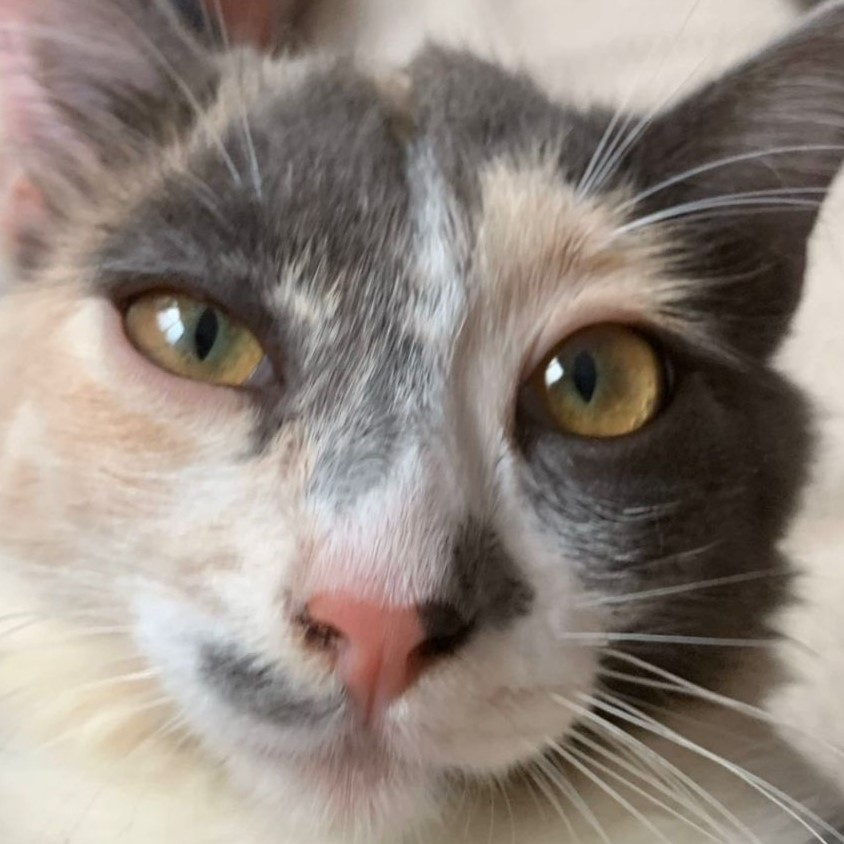
#> input picture Work-1/img/teste8.jpg, 844 x 844 px
$ python -i watershed.py   (imports and definitions only)
#> lines starting #> are read from the running program, lines starting #| are printed output that depends on the picture; after the words box and inside, x2 and y2 are one past the last pixel; in counts of white or black regions, pixels touching at a corner belong together
#> further down, picture is the input picture: shape (844, 844, 3); mean B, G, R 125.3, 133.5, 144.3
import cv2
import numpy as np

def watershed_segmentation(image):
    # Converte a imagem para escala de cinza
    gray = cv2.cvtColor(image, cv2.COLOR_BGR2GRAY)
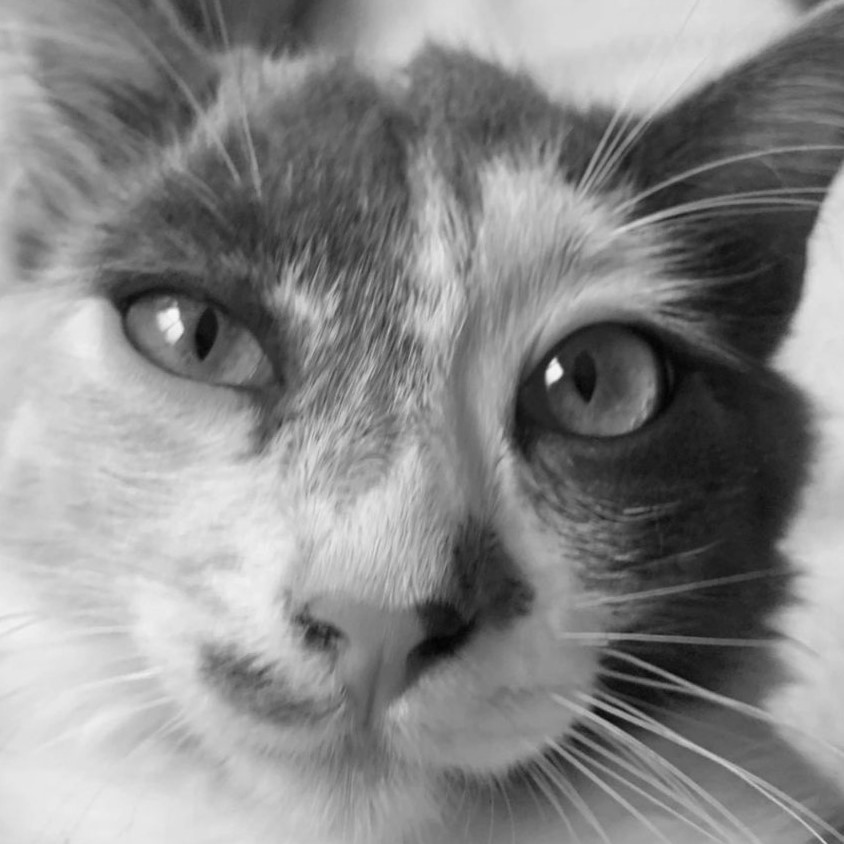
#> gray: shape (844, 844); min 3, max 250, mean 135.8

    # Aplica um filtro gaussiano para reduzir o ruído
    blurred = cv2.GaussianBlur(gray, (5, 5), 0)

    # Aplica a detecção de bordas Canny
    edges = cv2.Canny(blurred, 30, 100)
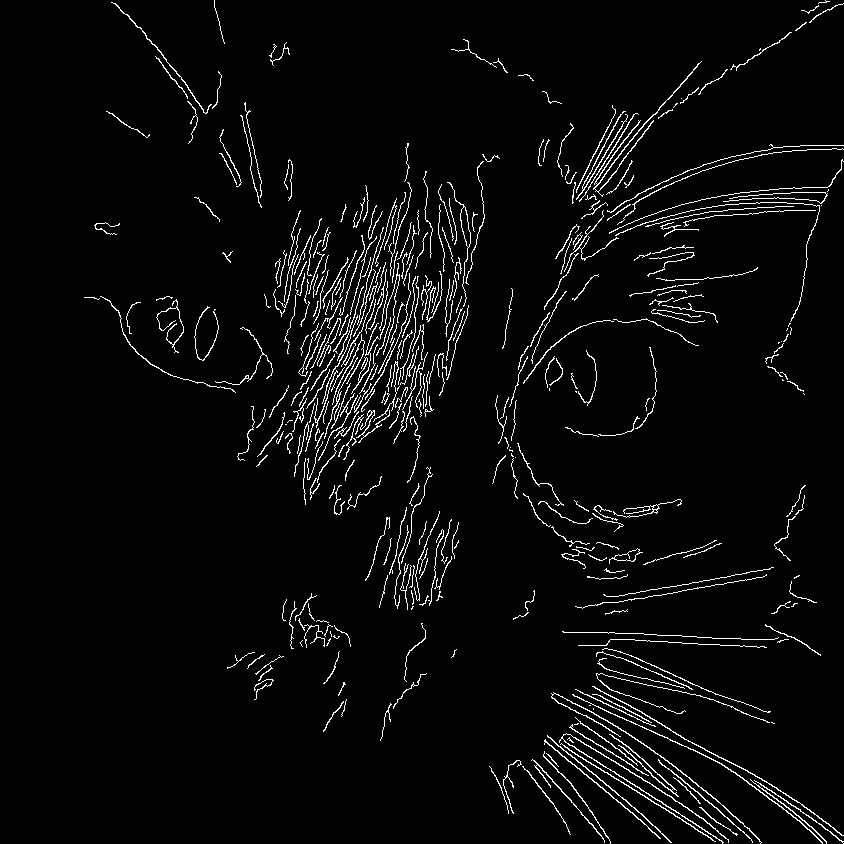
#> edges: shape (844, 844); 3.7% white in thin lines or dots

    # Encontra os contornos na imagem
    contours, _ = cv2.findContours(edges, cv2.RETR_EXTERNAL, cv2.CHAIN_APPROX_SIMPLE)
#> contours = 392 contours, 332 with area under 20; largest, box (x1, y1, x2, y2) and area: (447, 182, 471, 307) 240, (559, 733, 729, 844) 190, (593, 61, 702, 197) 188, (551, 692, 762, 844) 165, (609, 548, 643, 564) 164

    # Cria uma máscara para os marcadores
    markers = np.zeros(gray.shape, dtype=np.int32)

    # Desenha os contornos como marcadores
    for i in range(len(contours)):
        cv2.drawContours(markers, contours, i, (i+1), -1)
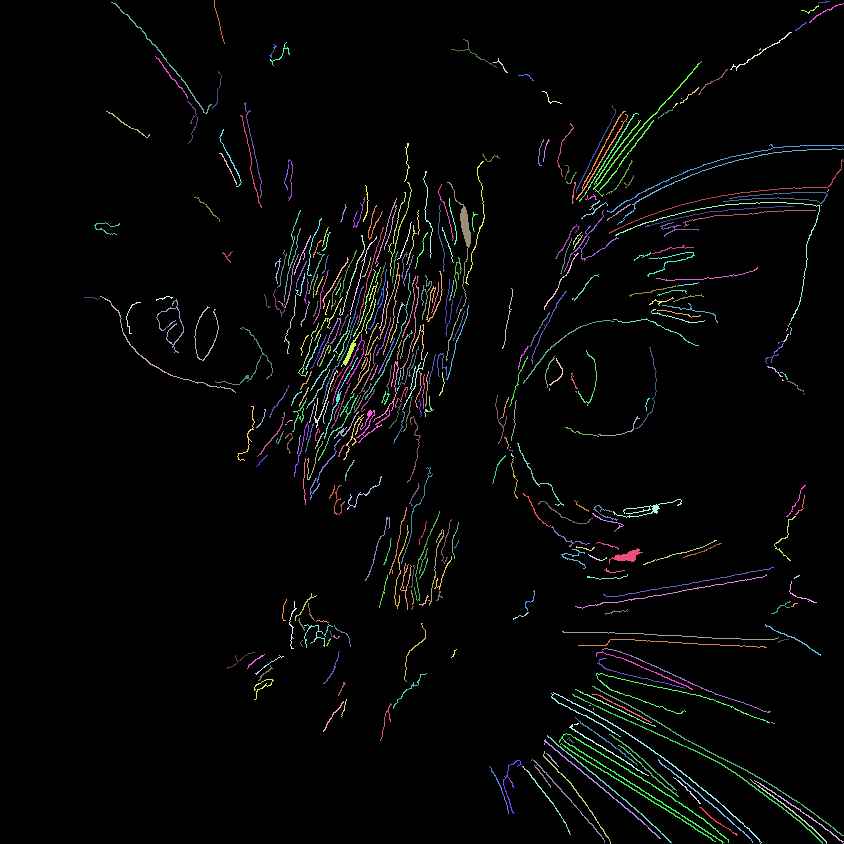
#> markers: shape (844, 844) int32; 393 distinct labels, from 0 to 392; one colour per label, 0 black

    # Adiciona o fundo como marcador
    cv2.circle(markers, (5, 5), 3, (255, 255, 255), -1)
#> markers: shape (844, 844) int32; 393 distinct labels, from 0 to 392

    # Aplica o algoritmo Watershed
    markers = cv2.watershed(image, markers)
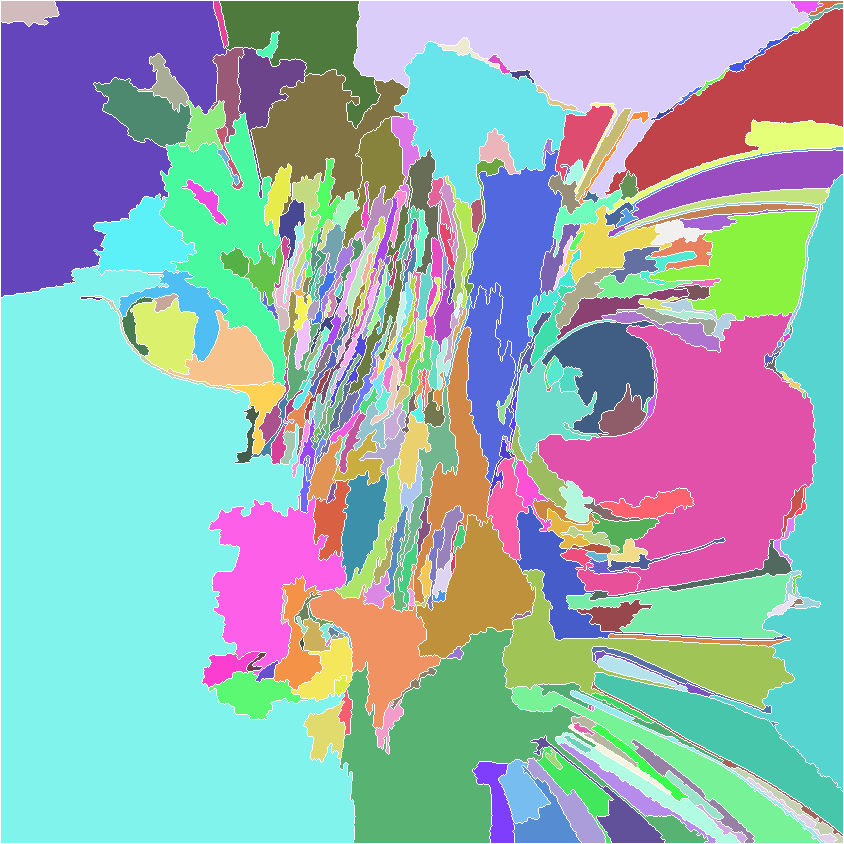
#> markers: shape (844, 844) int32; 394 distinct labels, from -1 to 392; one colour per label, 0 black, -1 white

    # Cria uma cópia da imagem para desenhar as regiões segmentadas
    colored_markers = np.copy(image)

    # Preenche as regiões segmentadas com cores aleatórias
    for marker in np.unique(markers):
        if marker!= -1 and marker!= 0:
            colored_markers[markers == marker] = list(np.random.choice(range(256), size=3))
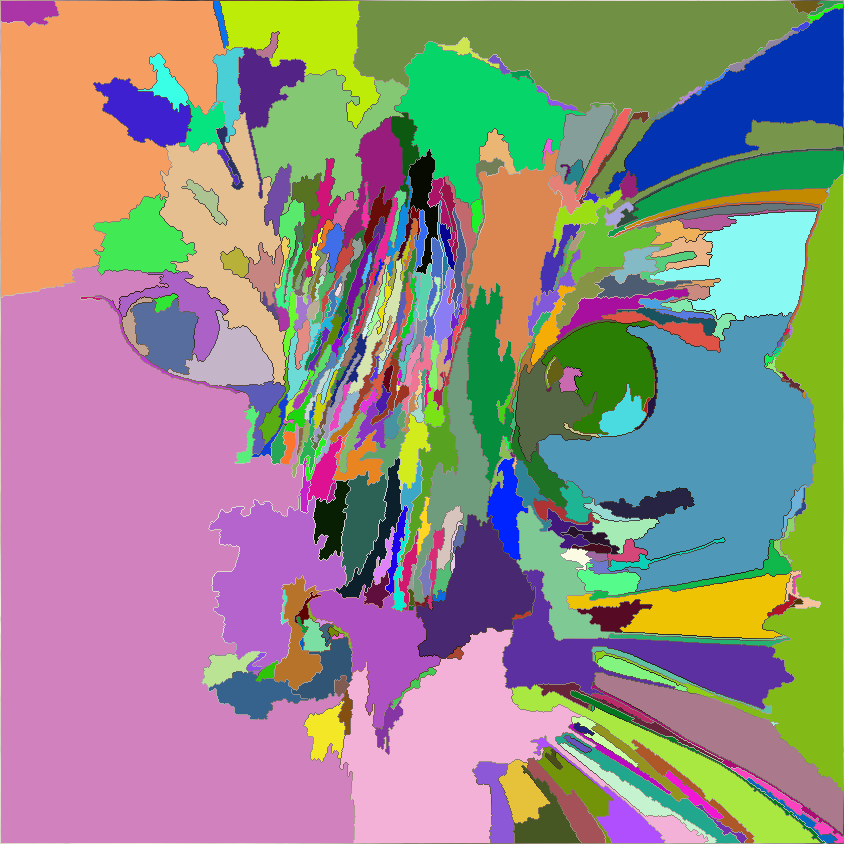
#> colored_markers: shape (844, 844, 3); mean B, G, R 133.5, 140, 147.8

    # Combina a imagem original com as regiões coloridas para melhor visualização
    alpha = 0.5
    blended = cv2.addWeighted(colored_markers, alpha, image, 1-alpha, 0)
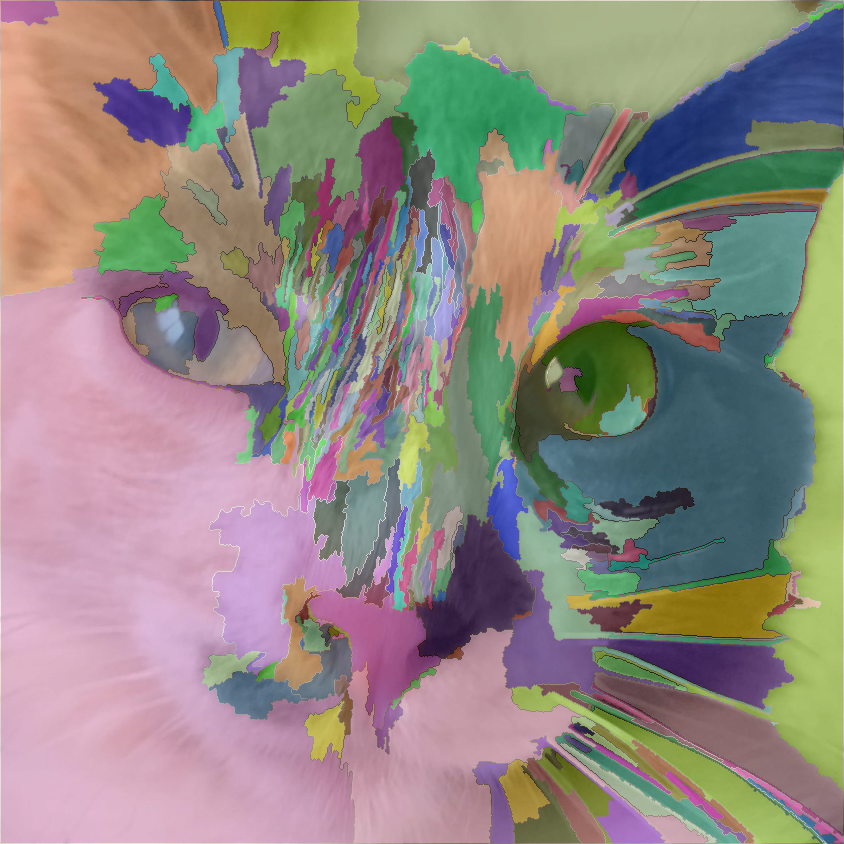
#> blended: shape (844, 844, 3); mean B, G, R 129.4, 136.7, 146

    return blended

>>> import cv2
>>> picture = cv2.imread('../../../Work-1/img/teste8.jpg')
>>> result = watershed_segmentation(picture)

$ run again, on Work-1/img/noise.png
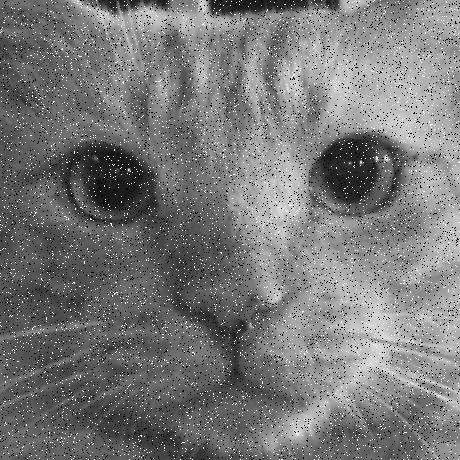
#> input picture Work-1/img/noise.png, 460 x 460 px
#> picture is the input picture: shape (460, 460, 3); min 0, max 255, mean 119.9
#> in watershed_segmentation, `edges = cv2.Canny(blurred, 30, 100)`:
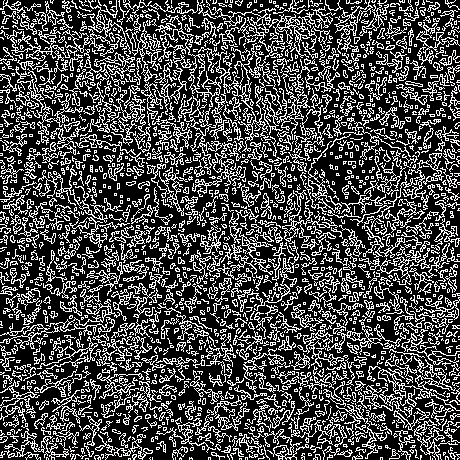
#> edges: shape (460, 460); 29.1% white in thin lines or dots
#> contours = 1595 contours, 1243 with area under 20; largest, box (x1, y1, x2, y2) and area: (160, 15, 340, 152) 1100, (206, 6, 336, 58) 525, (363, 368, 460, 411) 495, (113, 82, 163, 141) 380, (334, 0, 373, 36) 329
#> in watershed_segmentation, `blended = cv2.addWeighted(colored_markers, alpha, image, 1-alpha, 0)`:
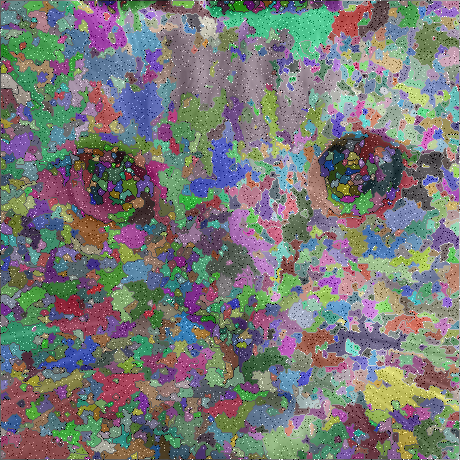
#> blended: shape (460, 460, 3); mean B, G, R 118.9, 121.3, 120
